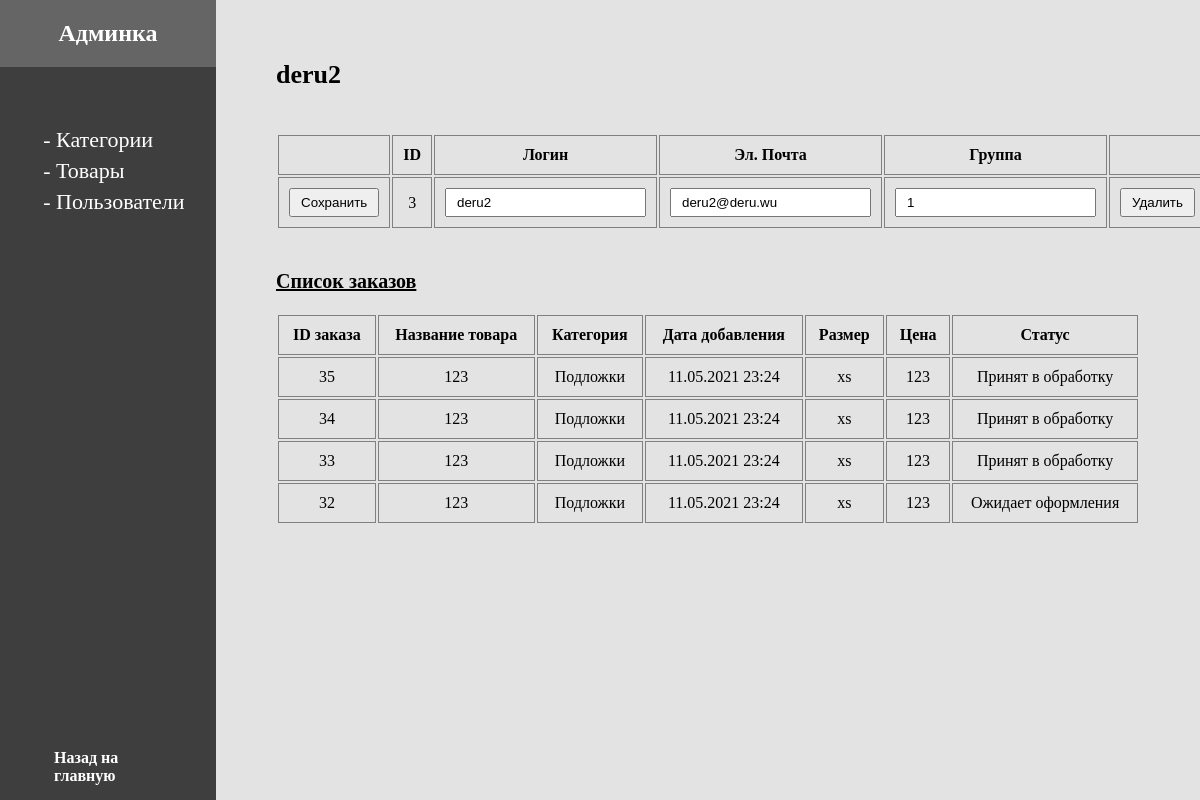
/engine/admin/users.php?id=3 (signed in), run on the app's committed database.
### tables this page shows
CREATE TABLE `users` (
  `id` int(11) NOT NULL,
  `name` varchar(255) DEFAULT NULL,
  `password` varchar(255) DEFAULT NULL,
  `email` varchar(255) DEFAULT NULL,
  `user_group` int(11) DEFAULT NULL
);

CREATE TABLE `cart` (
  `cart_id` int(11) NOT NULL,
  `user_id` int(11) DEFAULT NULL,
  `productId` int(11) DEFAULT NULL,
  `productSize` varchar(255) DEFAULT NULL,
  `addDate` varchar(255) DEFAULT NULL,
  `productStatus` varchar(25) DEFAULT NULL
);

CREATE TABLE `goods` (
  `goods_id` int(11) NOT NULL,
  `title` varchar(255) DEFAULT NULL,
  `text` varchar(3000) DEFAULT NULL,
  `price` int(11) DEFAULT NULL,
  `category` int(11) DEFAULT NULL,
  `imageId` int(11) DEFAULT NULL
);

CREATE TABLE `categories` (
  `categories_id` int(11) NOT NULL,
  `pageTitle` varchar(255) DEFAULT NULL
);

### src/engine/admin/users.php (the view)
<?php require_once('head.php'); ?>
<?php $url = $_SERVER["REQUEST_URI"];  ?>
<body>
    <?php
        if ($_SESSION['user_group'] != 1) {
            echo 'Нет доступа';
        } else {
            echo '<div class="admin-wrapper">';
                require_once('components/sidebar.php'); ?>
                <div class="content">
                    <div class="users categories">
                        <?php if ($url == '/engine/admin/users.php') { ?>
                            <div class="title">Пользователи</div>
                            <div class="usersblock">
                                <?php
                                    $users_sql = $link->prepare("SELECT * FROM `users`");
                                    $users_sql->execute();
                                    $users_row = $users_sql->fetchAll(PDO::FETCH_ASSOC);
                                    foreach ($users_row as $users) {
                                        echo '<a href="users.php?id='.$users['id'].'"><div class="user-link">'.$users['name'].'</div></a>';
                                    }
                                ?>
                            </div>
                        <?php } else if ($url == '/engine/admin/users.php?id='.$_GET['id'].'') { ?>
                        <?php
                            $user_sql = $link->prepare("SELECT * FROM `users` WHERE `id` = :id");
                            $user_sql->execute(array('id' => $_GET['id']));
                            $user_row = $user_sql->fetch(PDO::FETCH_ASSOC);
                        ?>
                        <div class="title"><?php echo $user_row['name']; ?></div>
                        <div class="categories-container">
                            <div class="categoriesblock">
                                <table width="100%">
                                    <tr>
                                        <th></th>
                                        <th>ID</th>
                                        <th>Логин</th>
                                        <th>Эл. Почта</th>
                                        <th width="5%">Группа</th>
                                        <th></th>
                                    </tr>
                                    <tr>
                                        <td><button onClick="editUser()">Сохранить</button></td>
                                        <td><input type="text" name="userEditId" value="<?php echo $user_row['id']; ?>" hidden><?php echo $user_row['id']; ?></td>
                                        <td><input type="text" name="userEditName" value="<?php echo $user_row['name']; ?>"></td>
                                        <td><input type="text" name="userEditEmail" value="<?php echo $user_row['email']; ?>"></td>
                                        <td><input type="number" name="userEditGroup" value="<?php echo $user_row['user_group']; ?>"></td>
                                        <td><input type="text" name="deleteUser" value="<?php echo $user_row['id']; ?>" hidden><button onClick="deleteUser()">Удалить</button></td>
                                    </tr>
                                </table>
                            </div>
                            <div class="ordersblock">
                                <div class="title">
                                    Список заказов
                                </div>
                                <table>
                                    <tr>
                                        <th>ID заказа</th>
                                        <th>Название товара</th>
                                        <th>Категория</th>
                                        <th>Дата добавления</th>
                                        <th>Размер</th>
                                        <th>Цена</th>
                                        <th>Статус</th>
                                    </tr>
                                    <?php
                                        $cart_sql = $link->prepare("SELECT * FROM `cart` INNER JOIN `goods` ON cart.productId = goods.goods_id INNER JOIN `categories` ON categories.categories_id = goods.category WHERE `user_id` = :user_id ORDER BY cart.cart_id DESC");
                                        $cart_sql->execute(array('user_id' => $_GET['id']));
                                        $cart_row = $cart_sql->fetchAll(PDO::FETCH_ASSOC);
                                        foreach ($cart_row as $cart) { ?>
                                            <tr>
                                                <td><?php echo $cart['cart_id']; ?></td>
                                                <td><?php echo $cart['title']; ?></td>
                                                <td><?php echo $cart['pageTitle']; ?></td>
                                                <td><?php echo $cart['addDate']; ?></td>
                                                <td><?php echo $cart['productSize']; ?></td>
                                                <td><?php echo $cart['price']; ?></td>
                                                <td><?php echo $cart['productStatus']; ?></td>
                                            </tr>
                                    <?php }?>
                                </table>
                            </div>
                        </div>
                        <?php } ?>
                    </div>
                </div>
            <?php echo '</div>';
        }
    ?>
<?php require_once('footer.php'); ?>

### data on the page
users: name "deru2", id "3", userEditName "deru2", userEditEmail "deru2@deru.wu", userEditGroup "1"
cart: cart_id "35", goods.title "123", categories.pageTitle "Подложки", addDate "11.05.2021 23:24", productSize "xs", goods.price "123", productStatus "Принят в обработку"
cart: cart_id "34", goods.title "123", categories.pageTitle "Подложки", addDate "11.05.2021 23:24", productSize "xs", goods.price "123", productStatus "Принят в обработку"
cart: cart_id "33", goods.title "123", categories.pageTitle "Подложки", addDate "11.05.2021 23:24", productSize "xs", goods.price "123", productStatus "Принят в обработку"
cart: cart_id "32", goods.title "123", categories.pageTitle "Подложки", addDate "11.05.2021 23:24", productSize "xs", goods.price "123", productStatus "Ожидает оформления"
